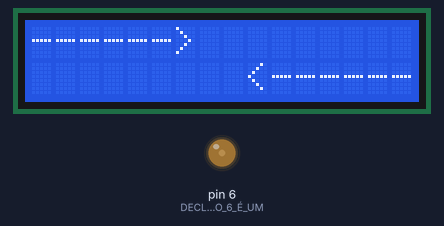
This sketch was run on a simulated Arduino Uno, built with avr-gcc and run on an emulated ATmega328P. On the bench: 16×2 character LCD, output pins drawn as LEDs (lit = HIGH).

Above: at 0.45 s.

Measured:
- by itself, everything shown: repeats every 0.50 s, in 8 steps

The sketch:

lcd_seta-tests.ino
```cpp
#include <LiquidCrystal.h> //INCLUSÃO DE BIBLIOTECA

LiquidCrystal lcd(12, 11, 5, 4, 3, 2); //PORTAS DO ARDUINO QUE SÃO UTILIZADAS PELO DISPLAY LCD
int tempo = 50;

void setup(){
 lcd.begin(16, 2); //SETA A QUANTIDADE DE COLUNAS(16) E O NÚMERO DE LINHAS(2) DO DISPLAY. EM SUMA: UMA MATRIZ DE 16 COLUNAS E 2 LINHAS
 pinMode(6,OUTPUT); //DECLARA QUE O PINO 6 É UMA SAÍDA
 analogWrite(6,50); //ESCREVE O VALOR 50 NA PORTA 6 (CONTROLE DO CONTRASTE VIA PWM)
}
void loop() {
 lcd.clear();
 lcd.setCursor(0,0);  //SETA A POSIÇÃO EM QUE O CURSOR INCIALIZA(LINHA 1)
 lcd.print(">"); //ESCREVE A PALAVRA "MASTERWALKERSHOP" NA PRIMEIRA LINHA DO DISPLAY LCD
 lcd.setCursor(0,1); //SETA A POSIÇÃO EM QUE O CURSOR RECEBE O TEXTO A SER MOSTRADO(LINHA 2)
 lcd.print("               <"); //ESCREVE A PALAVRA "DISPLAY LCD 16X2" NA SEGUNDA LINHA DISPLAY LCD
 delay(tempo);
 lcd.clear();
 lcd.setCursor(0,0);  //SETA A POSIÇÃO EM QUE O CURSOR INCIALIZA(LINHA 1)
 lcd.print("->"); //ESCREVE A PALAVRA "MASTERWALKERSHOP" NA PRIMEIRA LINHA DO DISPLAY LCD
 lcd.setCursor(0,1); //SETA A POSIÇÃO EM QUE O CURSOR RECEBE O TEXTO A SER MOSTRADO(LINHA 2)
 lcd.print("              <-"); //ESCREVE A PALAVRA "DISPLAY LCD 16X2" NA SEGUNDA LINHA DISPLAY LCD
 delay(tempo);
 lcd.clear();
 lcd.setCursor(0,0);  //SETA A POSIÇÃO EM QUE O CURSOR INCIALIZA(LINHA 1)
 lcd.print("-->"); //ESCREVE A PALAVRA "MASTERWALKERSHOP" NA PRIMEIRA LINHA DO DISPLAY LCD
 lcd.setCursor(0,1); //SETA A POSIÇÃO EM QUE O CURSOR RECEBE O TEXTO A SER MOSTRADO(LINHA 2)
 lcd.print("             <--"); //ESCREVE A PALAVRA "DISPLAY LCD 16X2" NA SEGUNDA LINHA DISPLAY LCD
 delay(tempo);
 lcd.clear();
 lcd.setCursor(0,0);  //SETA A POSIÇÃO EM QUE O CURSOR INCIALIZA(LINHA 1)
 lcd.print("--->"); //ESCREVE A PALAVRA "MASTERWALKERSHOP" NA PRIMEIRA LINHA DO DISPLAY LCD
 lcd.setCursor(0,1); //SETA A POSIÇÃO EM QUE O CURSOR RECEBE O TEXTO A SER MOSTRADO(LINHA 2)
 lcd.print("            <---"); //ESCREVE A PALAVRA "DISPLAY LCD 16X2" NA SEGUNDA LINHA DISPLAY LCD
 delay(tempo);
 lcd.clear();
 lcd.clear();
 lcd.setCursor(0,0);  //SETA A POSIÇÃO EM QUE O CURSOR INCIALIZA(LINHA 1)
 lcd.print("---->"); //ESCREVE A PALAVRA "MASTERWALKERSHOP" NA PRIMEIRA LINHA DO DISPLAY LCD
 lcd.setCursor(0,1); //SETA A POSIÇÃO EM QUE O CURSOR RECEBE O TEXTO A SER MOSTRADO(LINHA 2)
 lcd.print("           <----"); //ESCREVE A PALAVRA "DISPLAY LCD 16X2" NA SEGUNDA LINHA DISPLAY LCD
 delay(tempo);
 lcd.clear();
 lcd.setCursor(0,0);  //SETA A POSIÇÃO EM QUE O CURSOR INCIALIZA(LINHA 1)
 lcd.print("----->"); //ESCREVE A PALAVRA "MASTERWALKERSHOP" NA PRIMEIRA LINHA DO DISPLAY LCD
 lcd.setCursor(0,1); //SETA A POSIÇÃO EM QUE O CURSOR RECEBE O TEXTO A SER MOSTRADO(LINHA 2)
 lcd.print("          <-----"); //ESCREVE A PALAVRA "DISPLAY LCD 16X2" NA SEGUNDA LINHA DISPLAY LCD
 delay(tempo);
 lcd.clear();
 lcd.setCursor(0,0);  //SETA A POSIÇÃO EM QUE O CURSOR INCIALIZA(LINHA 1)
 lcd.print("------>"); //ESCREVE A PALAVRA "MASTERWALKERSHOP" NA PRIMEIRA LINHA DO DISPLAY LCD
 lcd.setCursor(0,1); //SETA A POSIÇÃO EM QUE O CURSOR RECEBE O TEXTO A SER MOSTRADO(LINHA 2)
 lcd.print("         <------"); //ESCREVE A PALAVRA "DISPLAY LCD 16X2" NA SEGUNDA LINHA DISPLAY LCD
 delay(tempo);
 lcd.clear();
 lcd.setCursor(0,0);  //SETA A POSIÇÃO EM QUE O CURSOR INCIALIZA(LINHA 1)
 lcd.print("------>"); //ESCREVE A PALAVRA "MASTERWALKERSHOP" NA PRIMEIRA LINHA DO DISPLAY LCD
 lcd.setCursor(0,1); //SETA A POSIÇÃO EM QUE O CURSOR RECEBE O TEXTO A SER MOSTRADO(LINHA 2)
 lcd.print("         <------"); //ESCREVE A PALAVRA "DISPLAY LCD 16X2" NA SEGUNDA LINHA DISPLAY LCD
 delay(tempo);
 lcd.clear();
 lcd.setCursor(0,0);  //SETA A POSIÇÃO EM QUE O CURSOR INCIALIZA(LINHA 1)
 lcd.print("------->"); //ESCREVE A PALAVRA "MASTERWALKERSHOP" NA PRIMEIRA LINHA DO DISPLAY LCD
 lcd.setCursor(0,1); //SETA A POSIÇÃO EM QUE O CURSOR RECEBE O TEXTO A SER MOSTRADO(LINHA 2)
 lcd.print("        <-------"); //ESCREVE A PALAVRA "DISPLAY LCD 16X2" NA SEGUNDA LINHA DISPLAY LCD
 delay(tempo);
 lcd.clear();
}
```
